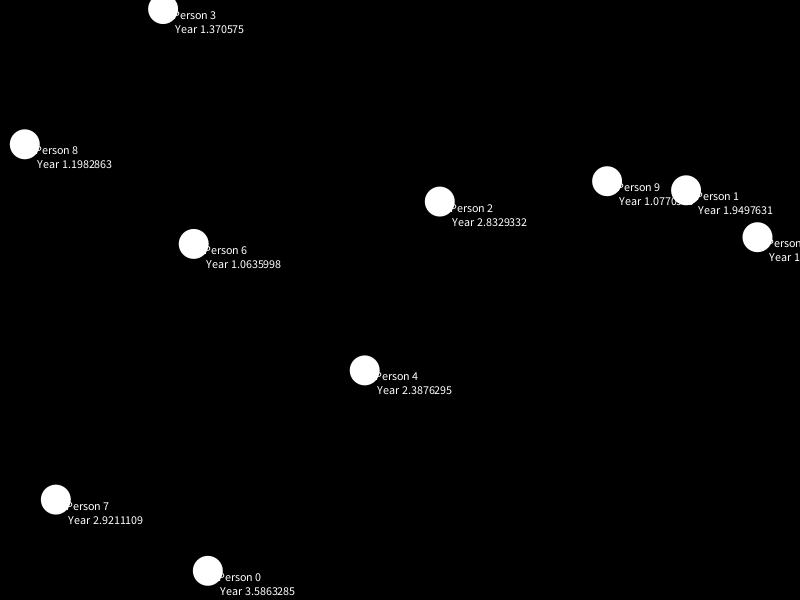
Frame 1 (no input)
Frame 60 (the mouse pressed at the canvas centre just before this capture): identical to frame 1, image omitted
Frame 120 (the mouse held since frame 60 and released just before this capture): identical to frame 1, image omitted

The Processing sketch that drew this single still picture (run headless with seeded random() and noise(); from frame 60 on, the mouse is pressed at the canvas centre):

// Processing sketch: Tutorial_1
// ── Tutorial_1.pde
ArrayList<Person> people;

// Runs once
void setup() {
  size(800, 600);
  people = new ArrayList<Person>();
  for (int i = 0; i < 10; i++) {
    Person p = new Person("Person "+i, str(random(1, 5)));
    p.randomLocation();
    people.add(p);
  }
}

// Runs 
void draw() {
  background(0);
  //fill(255);
  //ellipse(mouseX, mouseY, 50, 50*mouseY/100);
  
  for (Person person : people) {
    person.update();
    person.drawPerson();
  }
}

void mousePressed() {
  for (Person person : people) {
    if (person.checkSelection()) break;
  }
}

void mouseReleased() {
  for (Person person : people) {
    person.locked = false;
  }
}

// ── Connection.pde
// A class that represents and draws connection between two people

class Connection {
  
  Person origin;
  Person destination;
  String type;
  
  Connection(Person p1, Person p2, String _type) {
    origin = p1;
    destination = p2;
    type = _type;
  }
  
  void draw() {
    float x1 = origin.screenLocation.x;
    float y1 = origin.screenLocation.y;
    float x2 = destination.screenLocation.x;
    float y2 = destination.screenLocation.y;
    
    strokeWeight(5);  // 5px line
    stroke(255, 100);
    line(x1, y1, x2, y2);
    
    fill(255);  
    text(type, (x1+x2)/2, (y1+y2)/2);
  }
  
}

// ── Person.pde
// This Person class will represent people in our class

class Person {
  
  String name;
  String year;
  PVector screenLocation;
  boolean locked; // Am I editing my person location
  
  Person(String _name, String _year) {
    name = _name;
    year = _year;
    screenLocation = new PVector(width/2, height/2);
  }
  
  void randomLocation() {
    screenLocation = new PVector(random(width), random(height));
  }
  
  // see if my mouse cursor is near my person
  boolean hoverEvent() {
    float xDistance = abs(mouseX - screenLocation.x);
    float yDistance = abs(mouseY - screenLocation.y);
    return xDistance <= 15 && yDistance <= 15;
  }
  
  // is my person selected by the mouse
  boolean checkSelection() {
    locked = hoverEvent();
    return locked;
  }
  
  // update person location if locked
  void update() {
    if (locked) {
      screenLocation = new PVector(mouseX, mouseY);
    }
  }
  
  void drawPerson() {
    noStroke(); // no circle outline
    if (hoverEvent()) {
      fill(#ffff00);
    } else {
      fill(255);
    }
    
    ellipse(screenLocation.x, screenLocation.y, 30, 30);
    
    text(name + "\n Year " + year, screenLocation.x+10, screenLocation.y+10);
  }
  
}
